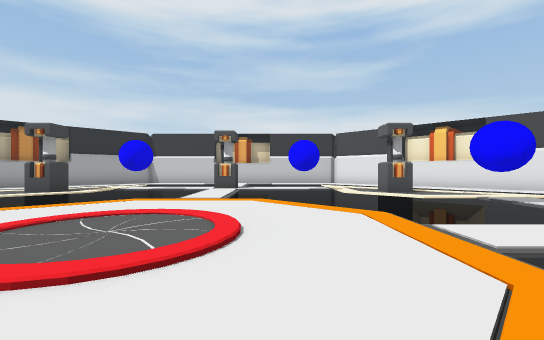
view 1 (above)

22 first-person views from a walk through a Unity game level. The camera is 1.4 m above the floor, looks level and sees 90° across. The floor is counted in squares, 2.4 m on a side. Each view is taken from the middle of a square. On the plan, view 1 faces up. The plan holds only what a view shows up to about 9 squares ahead; the rest is blank. The place goes on beyond the plan. The player is left out.

view 2
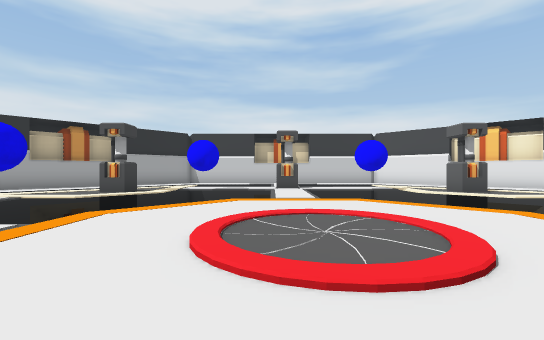

view 3
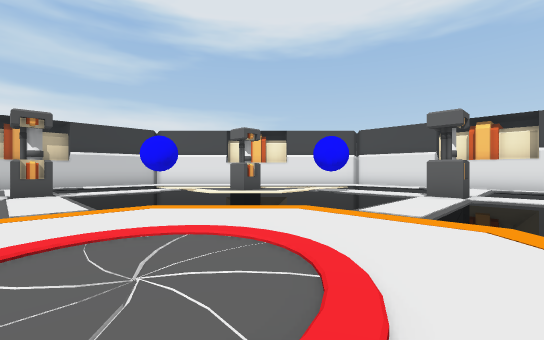

view 4
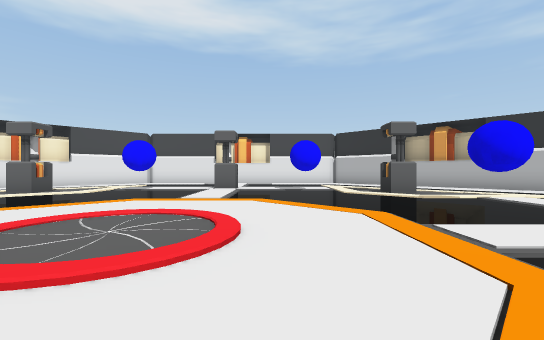

view 5
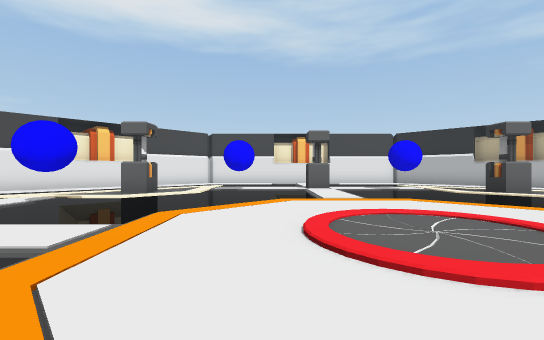

view 6
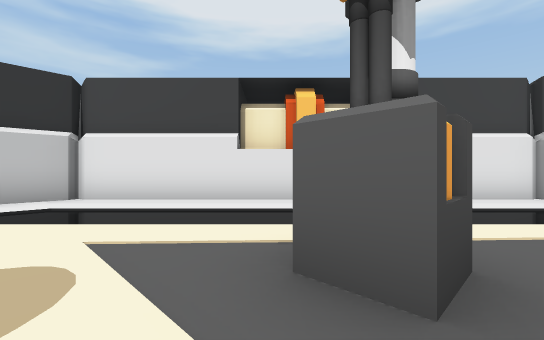

view 7
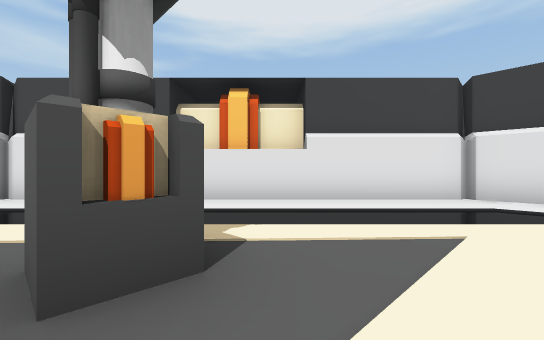

view 8
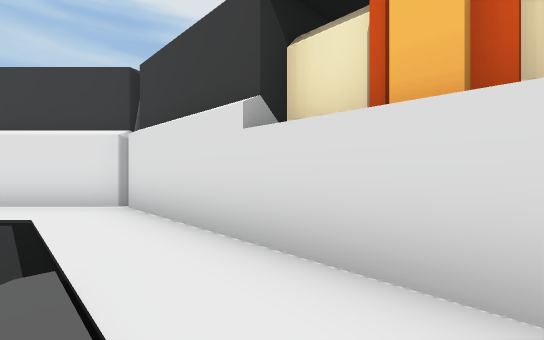

view 9
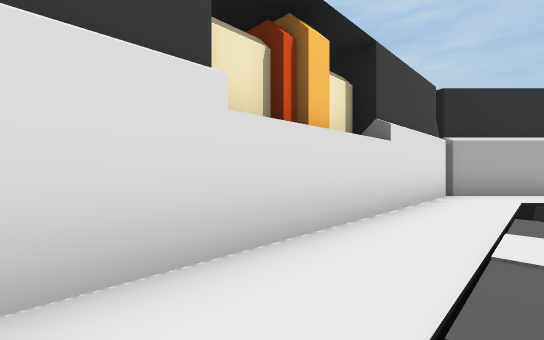

view 10
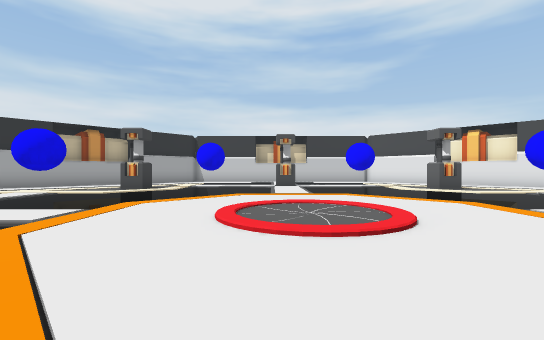

view 11
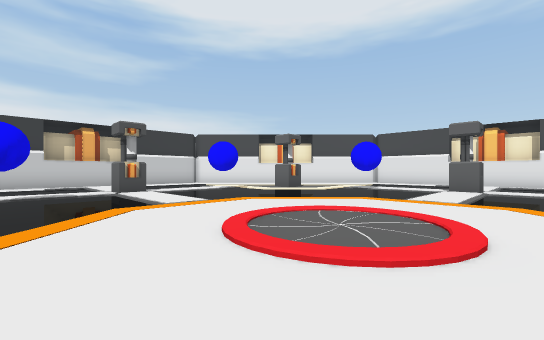

view 12
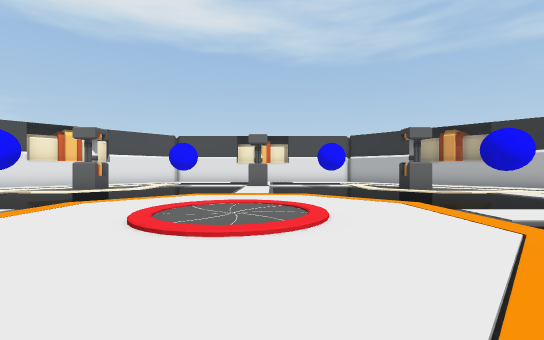

view 13
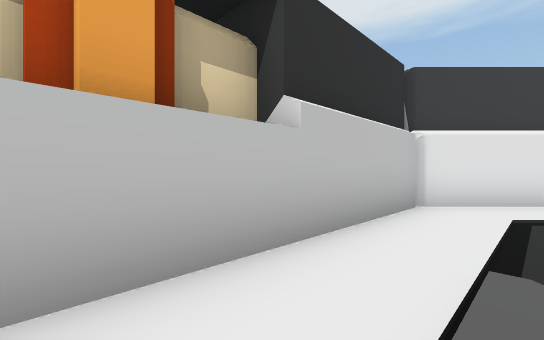

view 14
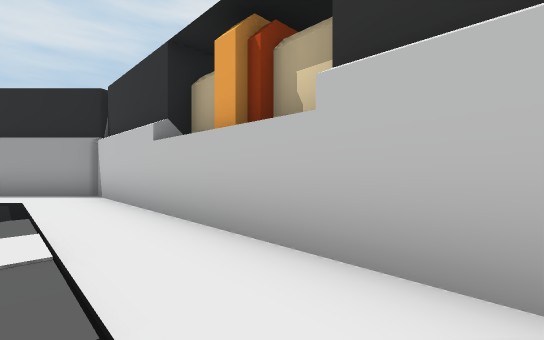

view 15
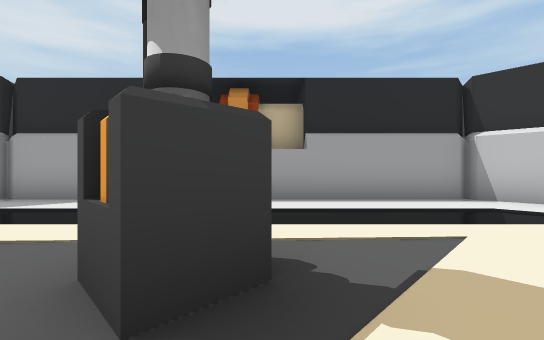

view 16
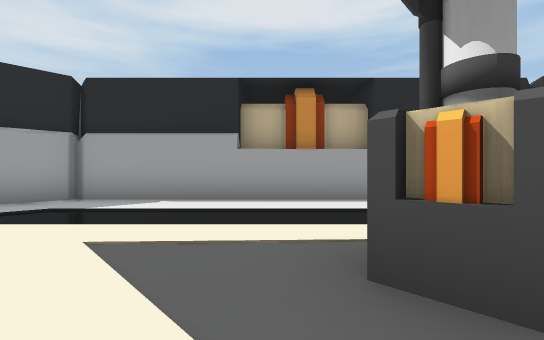

view 17
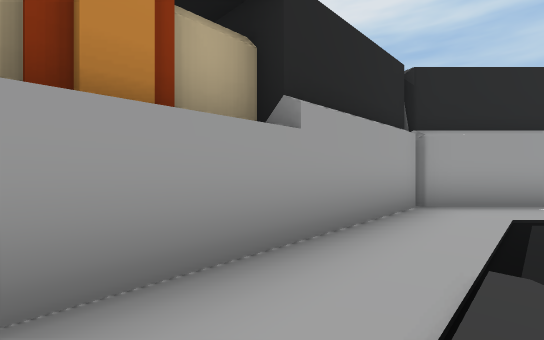

view 18
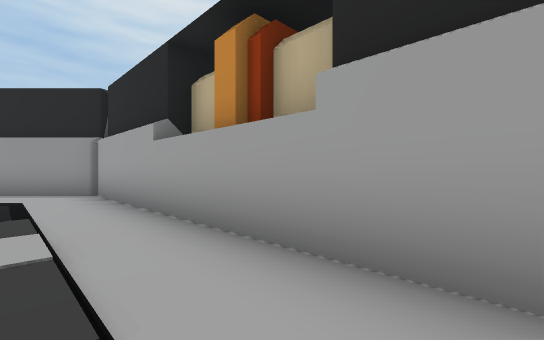

view 19
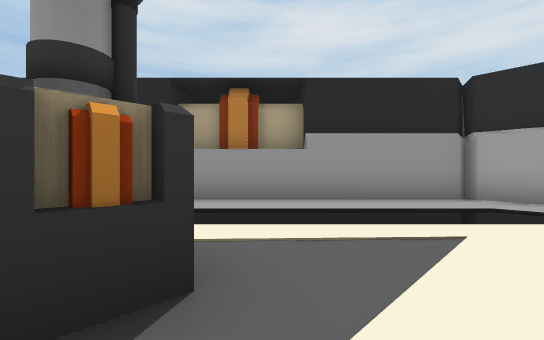

view 20
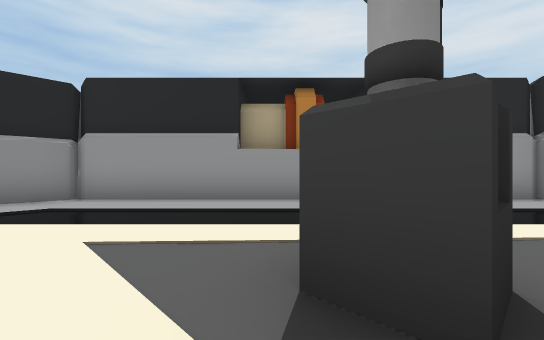

view 21
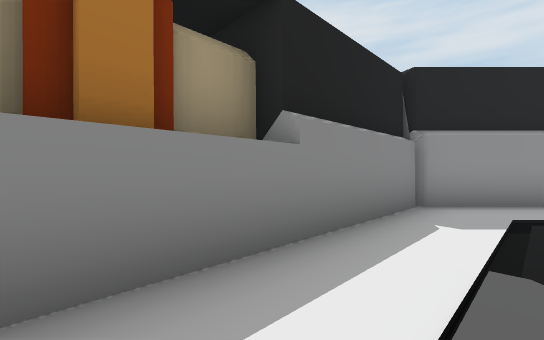

view 22
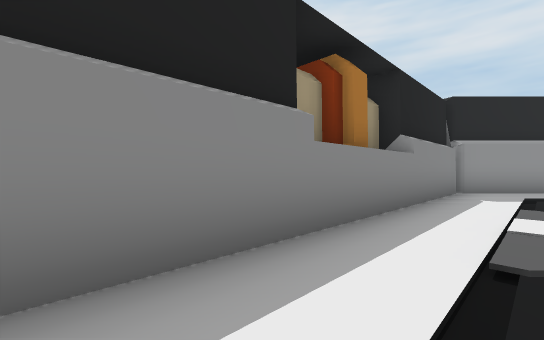

### Floor plan
Key: @ floor where view 1 was taken; # wall or solid block; . main floor; : floor 0.25 m higher than the main floor; / step, stairs or slope.
Columns run from 13 left of view 1 to 10 right of it. Each row starts with its distance up from view 1.
 14       ############
 13      ##..........##
 12     ##.....//.....##
 11    ##....  /   ....##
 10   ##...//  /   //...##
  9  ##.../:::::#::::/...##
  8 ##.../:#/  //  /#:/...##
  7 #.../:::/  //  /:::/...#
  6 #.../://  .//.  //:/...#
  5 #..      ./::/.  #:  ..#
  4 #..     ./::::/.  :  ..#
  3 #./     /::::::///#  /.#
  2 #./     /::::::///:///.#
  1 #..      /::::/.  :  ..#
  0 #..       /::@.   :  ..#
 -1 #.../://   //.  //:  ..#
 -2 #.../::#/      /#::  ..#
 -3 ##.../::/     #/::   .##
 -4  ##.../::     :::/   ##
 -5   ##...//      //
 -6    ##....        ..
 -7     ##.....//... .#
 -8      ##......... ##
 -9       ##########

Positions as (right, up) in squares from view 1, and headings:
1: (0, 0), facing up
2: (-2, 0), facing up
3: (-2, 1), facing up-right
4: (-4, 1), facing right
5: (-4, 4), facing right
6: (2, 7), facing up-right
7: (3, 6), facing up-right
8: (8, 2), facing up-right
9: (8, 5), facing down-right
10: (-2, -1), facing up
11: (-4, 1), facing up-right
12: (-5, 2), facing right
13: (-2, 12), facing up-right
14: (1, 12), facing up-left
15: (-5, 7), facing up-left
16: (-6, 6), facing up-left
17: (-11, 2), facing up-left
18: (-11, 5), facing down-left
19: (-6, -1), facing down-left
20: (-5, -2), facing down-left
21: (-1, -7), facing down-left
22: (2, -7), facing down-left
